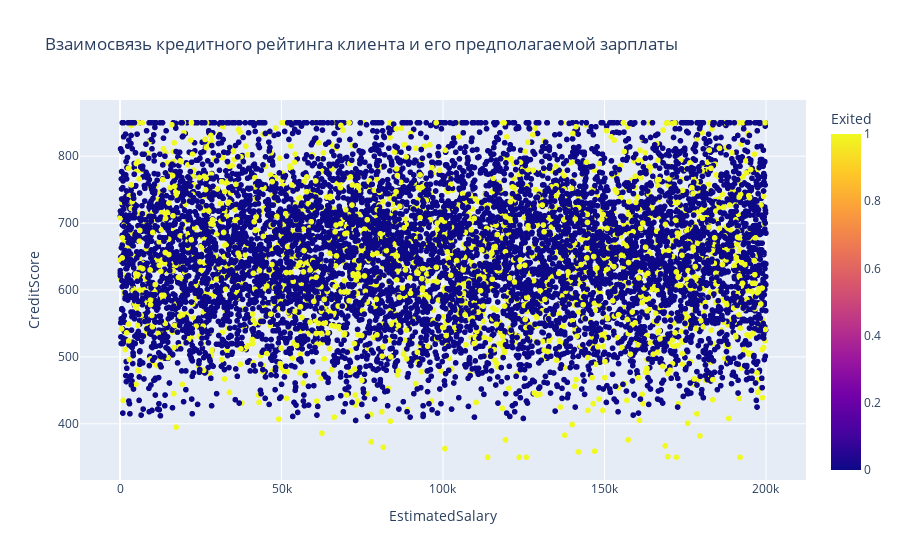

Write notebook code for a chart like this one.
### Markdown cell above
------------------------
9.5. Постройте график, который показывает взаимосвязь кредитного рейтинга клиента и его предполагаемой зарплаты. Добавьте расцветку по признаку оттока клиентов. Какова взаимосвязь между признаками? Если не видите явной взаимосвязи, укажите это.

### Code cell
jointplot = sns.jointplot(
    data=churn_data, 
    x='CreditScore', 
    y='EstimatedSalary',
    hue='Exited',# группировочный категориальный признак, который позволяет строить отдельный 
    #график для каждой категории (не стоит использовать его для гистограмм, но он широко 
    #используется для других видов графиков в Seaborn);
    xlim = (300, 900),#размер оси х
    ylim = (-6000, 230000),#размер оси у
    height=8,#отвечает за высоту и ширину графика
)


fig = px.scatter(
     data_frame=churn_data,
     x = 'EstimatedSalary', 
     y = 'CreditScore',   
     color='Exited',     
     title='Взаимосвязь кредитного рейтинга клиента и его предполагаемой зарплаты'
)
fig.show()

### Figure 1 — Plotly figure (JSON) as saved in the notebook; plotly's stock layout.template omitted (floating-point values rounded to 4 significant figures; data arrays with more than 128 entries replaced by an {"elided": "..."} marker saying what was removed)
{"data": [{"hovertemplate": "EstimatedSalary=%{x}<br>CreditScore=%{y}<br>Exited=%{marker.color}<extra></extra>", "legendgroup": "", "marker": {"color": {"elided": "10000 int values"}, "coloraxis": "coloraxis", "symbol": "circle"}, "mode": "markers", "name": "", "showlegend": false, "type": "scattergl", "x": {"elided": "10000 float values"}, "xaxis": "x", "y": {"elided": "10000 int values"}, "yaxis": "y"}], "layout": {"coloraxis": {"colorbar": {"title": {"text": "Exited"}}, "colorscale": [[0, "#0d0887"], [0.1111, "#46039f"], [0.2222, "#7201a8"], [0.3333, "#9c179e"], [0.4444, "#bd3786"], [0.5556, "#d8576b"], [0.6667, "#ed7953"], [0.7778, "#fb9f3a"], [0.8889, "#fdca26"], [1, "#f0f921"]]}, "legend": {"tracegroupgap": 0}, "title": {"text": "Взаимосвязь кредитного рейтинга клиента и его предполагаемой зарплаты"}, "xaxis": {"anchor": "y", "domain": [0, 1], "title": {"text": "EstimatedSalary"}}, "yaxis": {"anchor": "x", "domain": [0, 1], "title": {"text": "CreditScore"}}}}
